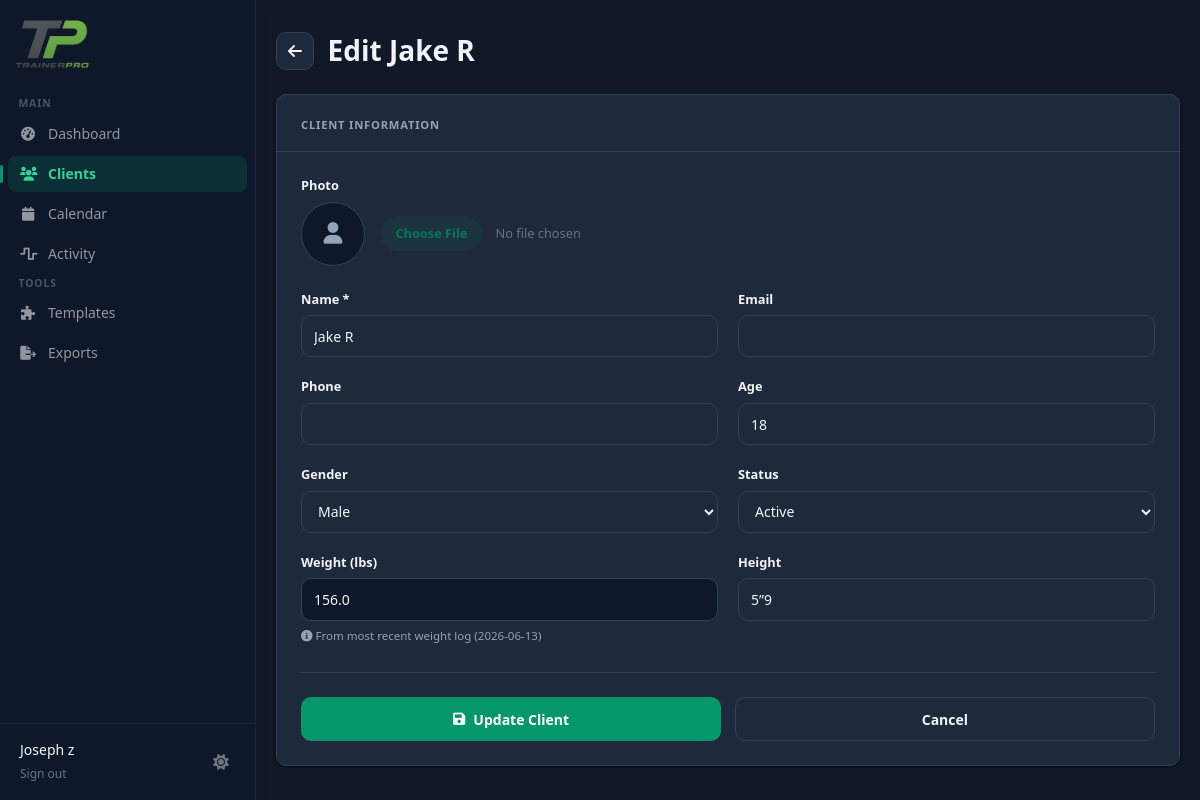
The app's page /clients/1bf3344b-6322-4b8c-8d8b-3027b1285adf/edit (signed in) with its own data.
### tables this page shows
CREATE TABLE clients (
            id TEXT PRIMARY KEY,
            trainer_id TEXT NOT NULL,
            name TEXT NOT NULL,
            email TEXT,
            phone TEXT,
            age INTEGER,
            gender TEXT,
            weight REAL,
            height REAL,
            status TEXT DEFAULT 'active',
            notes TEXT,
            photo_url TEXT,
            created_at TIMESTAMP DEFAULT CURRENT_TIMESTAMP,
            FOREIGN KEY (trainer_id) REFERENCES users (id)
        );

CREATE TABLE weight_logs (
            id TEXT PRIMARY KEY,
            client_id TEXT NOT NULL,
            date DATE NOT NULL,
            weight REAL NOT NULL,
            notes TEXT,
            created_at TIMESTAMP DEFAULT CURRENT_TIMESTAMP,
            updated_at TIMESTAMP,
            FOREIGN KEY (client_id) REFERENCES clients (id),
            UNIQUE(client_id, date)
        );

### app.py (the view, shortened to what this page needs)
@app.route('/clients/<client_id>/edit', methods=['GET', 'POST'])
@login_required
def edit_client(client_id):
    conn = get_db()
    client = conn.execute('''
        SELECT * FROM clients WHERE id = ? AND trainer_id = ?
    ''', (client_id, session['user_id'])).fetchone()
    if not client:
        conn.close()
        flash('Client not found')
        return redirect(url_for('clients'))
    latest_weight_log = conn.execute('''
        SELECT weight, date FROM weight_logs
        WHERE client_id = ?
        ORDER BY date DESC
        LIMIT 1
    ''', (client_id,)).fetchone()
    latest_weight = latest_weight_log['weight'] if latest_weight_log else None
    latest_weight_date = latest_weight_log['date'] if latest_weight_log else None
    portal_account_row = conn.execute('''
        SELECT access_code, is_active, last_login
        FROM client_accounts WHERE client_id = ?
    ''', (client_id,)).fetchone()
    portal_account = dict(portal_account_row) if portal_account_row else None
    conn.close()
    return render_template('dashboard/clients/edit.html',
                           client=client,
                           latest_weight=latest_weight,
                           latest_weight_date=latest_weight_date,
                           portal_account=portal_account)

### auth_utils.py (called while the page is built)
def login_required(f):
    @wraps(f)
    def decorated_function(*args, **kwargs):
        if 'user_id' not in session:
            return redirect(url_for('login'))
        return f(*args, **kwargs)
    return decorated_function

### db.py (called while the page is built)
def get_db():
    conn = sqlite3.connect(DB_PATH)
    conn.row_factory = sqlite3.Row
    return conn

### templates/dashboard/clients/edit.html (shortened to what this page needs)
{% extends "base.html" %}
{% block content %}
<div class="ec-wrap">
  <div class="ec-head">
    <a href="{{ url_for('client_detail', client_id=client.id) }}" class="ec-back" aria-label="Back to client details">
      <i class="fas fa-arrow-left"></i>
    </a>
    <h1 class="ec-title">Edit {{ client.name }}</h1>
  </div>
  <div class="ec-card">
    <div class="ec-card-head">
      <span class="ec-card-label">Client Information</span>
    </div>
    <div class="ec-card-body">
      <form method="POST" enctype="multipart/form-data">
        <div>
          <label class="ec-label">Photo</label>
          <div class="ec-photo-row">
            {% if client.photo_url %}
              <img src="{{ url_for('static', filename=client.photo_url) }}" alt="{{ client.name }}" class="ec-avatar">
            {% else %}
              <div class="ec-avatar-fallback"><i class="fas fa-user"></i></div>
            {% endif %}
            <input type="file" name="photo" accept="image/*" class="ec-file">
          </div>
        </div>
        <div class="ec-grid">
          <div>
            <label class="ec-label">Name *</label>
            <input type="text" name="name" value="{{ client.name }}" required class="ec-input">
          </div>
          <div>
            <label class="ec-label">Email</label>
            <input type="email" name="email" value="{{ client.email or '' }}" class="ec-input">
          </div>
          <div>
            <label class="ec-label">Phone</label>
            <input type="tel" name="phone" value="{{ client.phone or '' }}" class="ec-input">
          </div>
          <div>
            <label class="ec-label">Age</label>
            <input type="number" name="age" value="{{ client.age or '' }}" min="1" max="120" class="ec-input">
          </div>
          <div>
            <label class="ec-label">Gender</label>
            <select name="gender" class="ec-select">
              <option value="male" {{ 'selected' if client.gender == 'male' else '' }}>Male</option>
            </select>
          </div>
          <div>
            <label class="ec-label">Status</label>
            <select name="status" class="ec-select">
              <option value="active" {{ 'selected' if client.status == 'active' else '' }}>Active</option>
            </select>
          </div>
          <div>
            <label class="ec-label">Weight (lbs)</label>
            <input type="number" name="weight" value="{{ latest_weight or '' }}" step="0.1" readonly class="ec-input ec-input--readonly">
            {% if latest_weight %}
            <p class="ec-hint"><i class="fas fa-info-circle"></i> From most recent weight log ({{ latest_weight_date }})</p>
            {% else %}
            <p class="ec-hint"><i class="fas fa-info-circle"></i> No weight logs yet. <a href="{{ url_for('client_weight_logs', client_id=client.id) }}">Add one</a></p>
            {% endif %}
          </div>
          <div>
            <label class="ec-label">Height</label>
            <input type="text" name="height" value="{{ client.height or '' }}" placeholder="e.g., 5'9&quot; or 175cm" class="ec-input">
          </div>
        </div>
        <div class="ec-actions">
          <button type="submit" class="ec-btn ec-btn--primary">
            <i class="fas fa-save"></i> Update Client
          </button>
          <a href="{{ url_for('client_detail', client_id=client.id) }}" class="ec-btn ec-btn--ghost">
            Cancel
          </a>
        </div>
      </form>
    </div>
  </div>
</div>
{% endblock %}

### templates/base.html (style rules this page uses)
html.dark { --navy: #F1F5F9; --slate-600: #CBD5E1; --slate-400: #94A3B8; --slate-300: #64748B; --slate-200: #334155; --slate-100: #1E293B; --slate-50: #0F172A; --emerald-light: #064E3B; --emerald-text: #6EE7B7; --blue-light: #1E3A5F; --blue-mid: #1D4ED8; --red-light: #4C1D24; --red-mid: #7F1D1D; --red-text: #FCA5A5; --amber-light: #422E0B; --amber-text: #FCD34D; --green-light: #064E3B; --green-mid: #065F46; --green-text: #6EE7B7; --shadow-sm: 0 1px 3px rgba(0,0,0,0.4), 0 1px 2px rgba(0,0,0,0.3); color-scheme: dark; }
html.dark body { background: var(--slate-50); }

### templates/dashboard/clients/edit.html (style rules this page uses)
:root { --navy: #0F172A; --slate: #64748B; --slate-light: #94A3B8; --border: #E2E8F0; --bg: #F8FAFC; --emerald: #059669; --emerald-dark: #047857; --red: #DC2626; --radius: 10px; --shadow-sm: 0 1px 2px rgba(15, 23, 42, 0.04), 0 1px 3px rgba(15, 23, 42, 0.06); }
.ec-wrap { max-width: 960px; margin: 0 auto; padding: 2rem 1.25rem; }
.ec-head { display: flex; align-items: center; gap: 0.85rem; margin-bottom: 1.5rem; }
.ec-back { display: inline-flex; align-items: center; justify-content: center; width: 38px; height: 38px; border-radius: var(--radius); border: 1.5px solid var(--border); background: #fff; color: var(--slate); text-decoration: none; transition: all 0.15s ease; }
.ec-title { font-size: 1.75rem; font-weight: 700; color: var(--navy); margin: 0; line-height: 1.2; }
.ec-card { background: #fff; border: 1.5px solid var(--border); border-radius: var(--radius); box-shadow: var(--shadow-sm); overflow: hidden; }
.ec-card-head { padding: 1rem 1.5rem; border-bottom: 1.5px solid var(--border); }
.ec-card-label { font-size: 0.7rem; font-weight: 700; text-transform: uppercase; letter-spacing: 0.07em; color: var(--slate-light); }
.ec-card-body { padding: 1.5rem; }
.ec-photo-row { display: flex; align-items: center; gap: 1rem; }
.ec-avatar-fallback { width: 64px; height: 64px; border-radius: 50%; background: var(--bg); border: 1.5px solid var(--border); display: flex; align-items: center; justify-content: center; color: var(--slate-light); font-size: 1.35rem; flex-shrink: 0; }
.ec-grid { display: grid; grid-template-columns: repeat(2, 1fr); gap: 1.25rem; margin-top: 1.5rem; }
.ec-label { display: block; font-size: 0.8rem; font-weight: 600; color: var(--navy); margin-bottom: 0.4rem; }
.ec-input, .ec-select { width: 100%; padding: 0.6rem 0.75rem; font-size: 0.875rem; color: var(--navy); background: #fff; border: 1.5px solid var(--border); border-radius: var(--radius); transition: border-color 0.15s ease, box-shadow 0.15s ease; }
.ec-input--readonly { background: var(--bg); color: var(--slate); cursor: not-allowed; }
.ec-file { display: block; width: 100%; font-size: 0.8rem; color: var(--slate); }
.ec-hint { font-size: 0.72rem; color: var(--slate-light); margin-top: 0.4rem; }
.ec-actions { display: flex; gap: 0.85rem; margin-top: 1.75rem; padding-top: 1.5rem; border-top: 1.5px solid var(--border); }
.ec-btn { flex: 1; display: inline-flex; align-items: center; justify-content: center; gap: 0.5rem; padding: 0.65rem 1rem; font-size: 0.875rem; font-weight: 600; border-radius: var(--radius); border: 1.5px solid transparent; cursor: pointer; text-decoration: none; transition: all 0.15s ease; }
.ec-btn--primary { background: var(--emerald); color: #fff; }
.ec-btn--ghost { background: #fff; color: var(--slate); border-color: var(--border); }
html.dark .ec-back, html.dark .ec-card, html.dark .ec-input, html.dark .ec-select, html.dark .ec-btn--ghost { background: #1E293B; color: var(--navy); border-color: var(--slate-200); }
html.dark .ec-card-head { border-bottom-color: var(--slate-200); }
html.dark .ec-actions { border-top-color: var(--slate-200); }
html.dark .ec-avatar-fallback, html.dark .ec-input--readonly { background: #0F172A; border-color: var(--slate-200); }

### records on screen
clients: name "Jake R", age "18", height "5”9"
weight_logs: weight "156.0", date "2026-06-13"

### other values on screen
{{ session.user_name }} "Joseph z"
